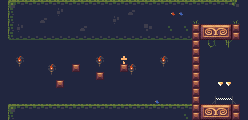

A level layout from a 2D game, rendered from its tile map. Below: a short description, then the map file with its tile-grid data intact:
An orthogonal 31x15 tile map with 8x8 px tiles, 3 tile layers (background, foreground, walls), 4 tilesets.

<map version="1.2" tiledversion="1.2.2" orientation="orthogonal" renderorder="right-down" width="31" height="15" tilewidth="8" tileheight="8" infinite="0" nextlayerid="9" nextobjectid="1">
 <tileset firstgid="1" source="grotto.tsx" />
 <tileset firstgid="41" source="elements.tsx" />
 <tileset firstgid="203" source="cavesofgallet.tsx" />
 <tileset firstgid="299" source="inca_front.tsx" />
 <layer id="6" name="background" width="31" height="15">
  <data encoding="csv">
203,211,212,203,203,203,203,203,203,203,203,203,203,203,203,203,203,203,203,203,203,203,203,203,203,203,203,203,203,203,203,
203,203,203,203,203,203,203,203,203,203,203,203,203,203,203,203,203,203,203,203,203,242,251,203,203,203,203,203,203,203,203,
203,0,0,0,0,0,0,0,0,0,0,0,0,0,0,0,0,0,0,0,0,0,0,0,203,203,203,203,203,203,203,
203,0,0,0,0,0,0,0,0,0,0,0,0,0,0,0,0,0,0,0,0,0,0,0,0,0,0,0,0,0,203,
203,0,0,0,0,0,0,0,0,0,203,0,0,0,0,0,0,0,0,0,0,0,0,0,0,0,0,0,0,0,203,
203,203,203,203,203,203,203,203,203,203,203,203,203,203,203,203,203,203,203,203,203,203,203,203,203,203,290,203,289,203,203,
203,203,203,203,203,203,203,203,203,203,203,203,203,203,203,203,203,203,203,203,203,203,203,203,203,203,203,203,203,203,203,
203,203,248,203,203,203,203,203,203,203,248,203,248,203,203,203,203,203,203,203,248,203,203,203,203,203,203,203,203,203,203,
203,203,256,203,203,203,248,203,203,203,256,203,256,203,203,203,248,203,203,203,256,203,203,203,203,203,203,203,203,203,203,
203,203,203,203,203,203,256,203,203,203,203,203,203,203,203,203,256,203,203,203,203,203,203,203,203,203,203,203,203,203,203,
203,203,203,203,203,203,203,203,203,203,203,203,203,203,203,203,203,203,203,203,203,203,203,203,203,203,203,203,203,203,0,
203,203,203,203,203,203,203,203,203,203,203,203,203,203,203,203,203,203,203,203,203,203,203,203,203,203,203,203,203,203,0,
203,203,203,203,203,203,203,203,203,203,203,203,203,203,203,203,203,203,203,251,203,203,203,203,203,203,203,203,203,203,0,
203,0,203,203,0,203,0,0,0,203,203,203,203,203,0,0,0,203,0,203,0,203,0,0,0,0,0,0,0,0,0,
203,0,0,0,0,0,0,0,0,0,203,0,0,0,0,0,0,0,0,0,0,0,0,0,0,0,0,0,0,0,0
</data>
 </layer>
 <layer id="7" name="foreground" width="31" height="15">
  <data encoding="csv">
203,0,0,0,0,0,0,0,0,0,0,0,0,0,0,0,0,0,0,0,0,0,0,0,0,0,0,0,0,0,0,
203,0,0,0,0,0,0,0,0,0,0,0,0,0,0,0,0,0,0,0,0,0,0,0,0,0,0,0,0,0,0,
203,0,0,0,0,0,0,0,0,0,0,0,0,0,0,0,0,0,0,0,0,0,0,0,0,0,0,0,0,0,0,
203,0,0,0,0,0,0,0,0,0,0,0,0,0,0,0,0,0,0,0,0,0,0,0,0,0,0,0,0,0,0,
203,0,0,0,0,0,0,0,0,0,0,0,0,0,0,0,0,0,0,0,0,0,0,0,0,0,0,0,0,0,0,
203,0,0,0,0,0,0,0,0,0,0,0,0,0,0,0,0,0,0,0,0,0,0,0,0,0,0,0,0,0,0,
203,0,0,0,0,0,0,0,0,0,0,0,0,0,0,0,0,0,0,0,0,0,0,0,0,0,0,0,0,0,0,
203,0,0,0,0,0,0,0,0,0,203,0,0,0,0,151,0,0,0,0,0,0,0,0,0,0,0,0,0,0,0,
203,0,0,0,0,0,0,0,0,0,203,0,0,0,0,0,0,0,0,0,0,0,0,0,0,0,0,0,0,0,0,
203,0,0,0,0,0,0,0,0,0,0,0,0,0,0,0,0,0,0,0,0,0,0,0,0,0,0,0,0,0,0,
203,0,0,0,0,0,0,0,0,0,0,0,0,0,0,0,0,0,0,0,0,0,0,0,0,0,0,97,97,0,0,
203,0,0,0,0,0,0,0,0,0,0,0,0,0,0,0,0,0,0,0,0,0,0,0,0,0,0,0,0,0,0,
203,0,0,0,0,0,0,0,0,0,0,0,0,0,0,0,0,0,0,0,0,0,0,0,0,0,99,100,100,101,0,
203,0,0,0,0,0,0,0,0,0,0,0,0,0,0,0,0,0,0,0,0,0,0,0,0,0,0,0,0,0,0,
203,0,0,0,0,0,0,0,0,0,0,0,0,0,0,0,0,0,0,0,0,0,0,0,0,0,0,0,0,0,0
</data>
 </layer>
 <layer id="8" name="walls" width="31" height="15">
  <data encoding="csv">
203,211,0,212,212,212,212,212,212,212,212,212,212,212,212,212,212,212,212,212,212,212,212,212,212,212,212,212,212,213,203,
203,219,0,0,0,0,0,208,0,0,0,0,0,0,0,0,205,0,0,0,0,0,0,0,0,0,0,0,0,0,203,
203,219,203,203,203,205,203,203,203,203,203,203,203,203,208,203,203,203,203,203,203,203,203,203,229,0,0,0,0,229,203,
203,219,208,203,203,203,203,203,203,203,205,203,203,203,203,203,203,203,209,203,203,220,203,220,703,551,552,553,554,703,203,
203,227,228,228,228,228,228,228,228,228,228,228,228,228,228,228,228,228,228,228,228,228,228,228,703,571,572,573,574,703,203,
203,0,0,0,0,0,0,0,0,0,0,0,0,0,0,0,0,0,0,0,0,0,0,0,703,0,0,0,0,0,203,
203,0,0,0,0,0,0,0,0,0,0,0,0,0,0,0,0,0,0,0,0,0,0,0,703,0,0,0,0,0,203,
203,0,0,0,0,0,0,0,0,0,0,0,0,0,0,0,0,0,0,0,0,0,0,0,703,0,0,0,0,0,203,
203,0,0,0,0,0,0,0,0,703,0,0,0,0,0,703,0,0,0,0,0,0,0,0,703,0,0,0,0,0,203,
203,0,0,0,0,0,0,0,0,0,0,0,703,0,0,0,0,0,0,0,0,0,0,0,703,0,0,0,0,0,203,
203,0,0,0,0,0,0,703,0,0,0,0,0,0,0,0,0,0,0,0,0,0,0,0,703,0,0,0,0,0,203,
203,0,0,0,0,0,0,0,0,0,0,0,0,0,0,0,0,0,0,0,0,0,0,0,703,0,0,0,0,0,203,
203,0,0,0,0,0,0,0,0,0,0,0,0,0,0,0,0,0,0,0,0,0,0,0,703,0,0,0,0,0,203,
203,211,212,212,212,212,212,212,212,212,212,212,212,212,212,212,212,212,212,212,212,212,212,212,703,551,552,553,554,703,203,
203,219,203,203,203,203,203,203,203,203,203,203,203,203,203,203,203,203,203,203,203,203,203,220,703,571,572,573,574,703,203
</data>
 </layer>
</map>
